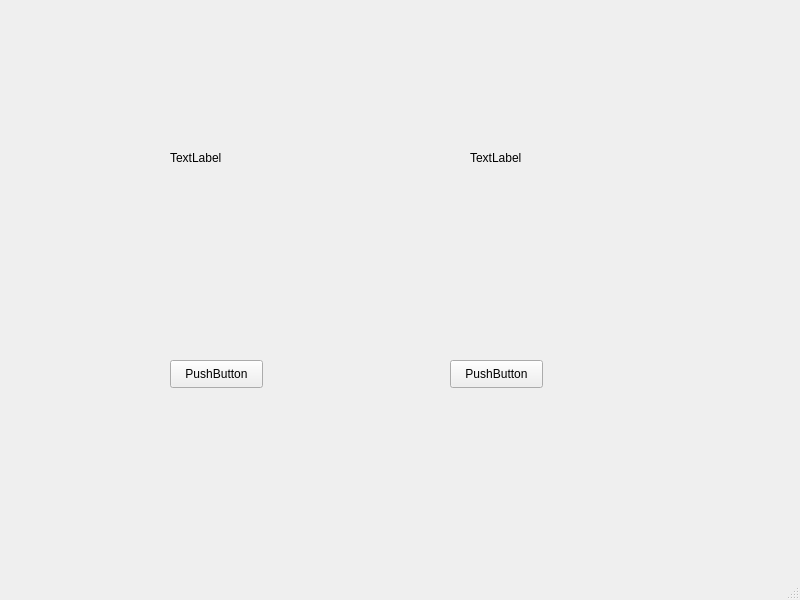
<?xml version="1.0" encoding="UTF-8"?>
<ui version="4.0">
 <class>MainWindow</class>
 <widget class="QMainWindow" name="MainWindow">
  <property name="geometry">
   <rect>
    <x>0</x>
    <y>0</y>
    <width>800</width>
    <height>600</height>
   </rect>
  </property>
  <property name="cursor">
   <cursorShape>WaitCursor</cursorShape>
  </property>
  <property name="windowTitle">
   <string>MainWindow</string>
  </property>
  <widget class="QWidget" name="centralwidget">
   <widget class="QPushButton" name="botonA">
    <property name="geometry">
     <rect>
      <x>450</x>
      <y>360</y>
      <width>93</width>
      <height>28</height>
     </rect>
    </property>
    <property name="text">
     <string>PushButton</string>
    </property>
   </widget>
   <widget class="QPushButton" name="botonB">
    <property name="geometry">
     <rect>
      <x>170</x>
      <y>360</y>
      <width>93</width>
      <height>28</height>
     </rect>
    </property>
    <property name="text">
     <string>PushButton</string>
    </property>
   </widget>
   <widget class="QLabel" name="TextB">
    <property name="geometry">
     <rect>
      <x>170</x>
      <y>150</y>
      <width>55</width>
      <height>16</height>
     </rect>
    </property>
    <property name="text">
     <string>TextLabel</string>
    </property>
   </widget>
   <widget class="QLabel" name="TextA">
    <property name="geometry">
     <rect>
      <x>470</x>
      <y>150</y>
      <width>55</width>
      <height>16</height>
     </rect>
    </property>
    <property name="text">
     <string>TextLabel</string>
    </property>
   </widget>
  </widget>
  <widget class="QMenuBar" name="menubar">
   <property name="geometry">
    <rect>
     <x>0</x>
     <y>0</y>
     <width>800</width>
     <height>26</height>
    </rect>
   </property>
  </widget>
  <widget class="QStatusBar" name="statusbar"/>
 </widget>
 <resources/>
 <connections/>
</ui>
